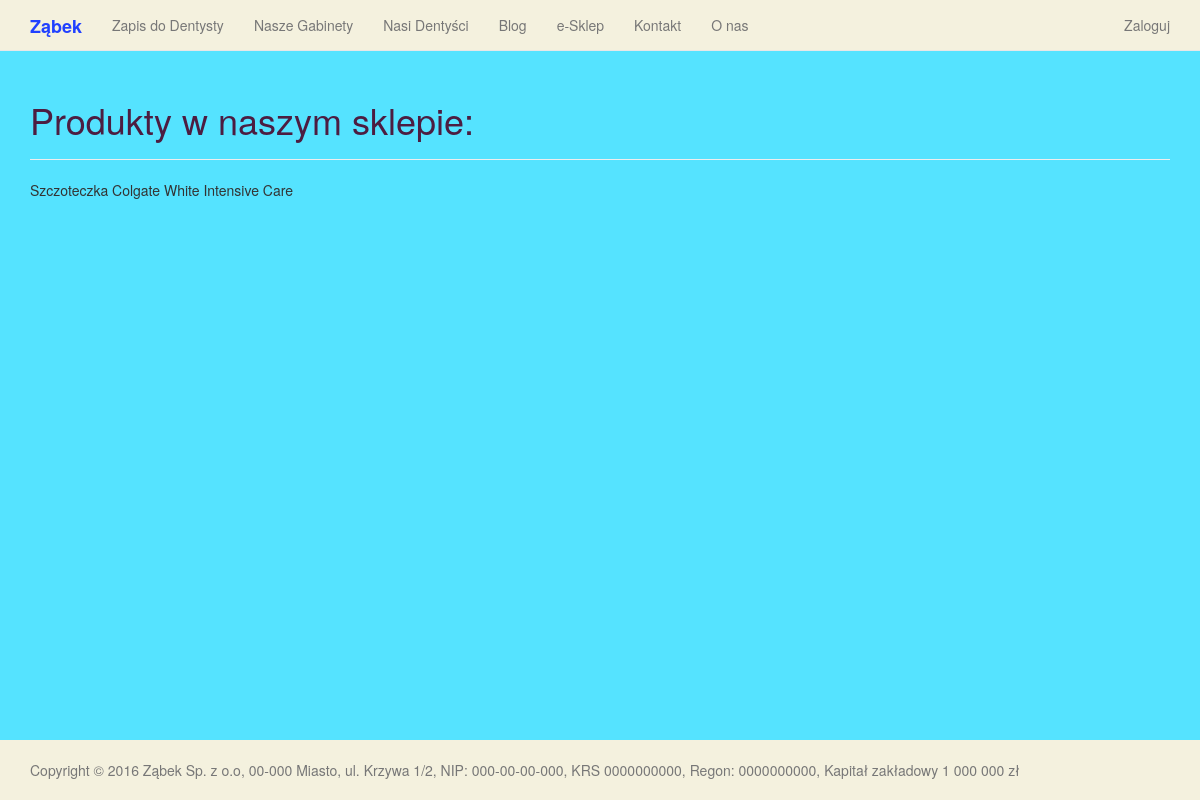
The page /shop on the database as committed earlier.
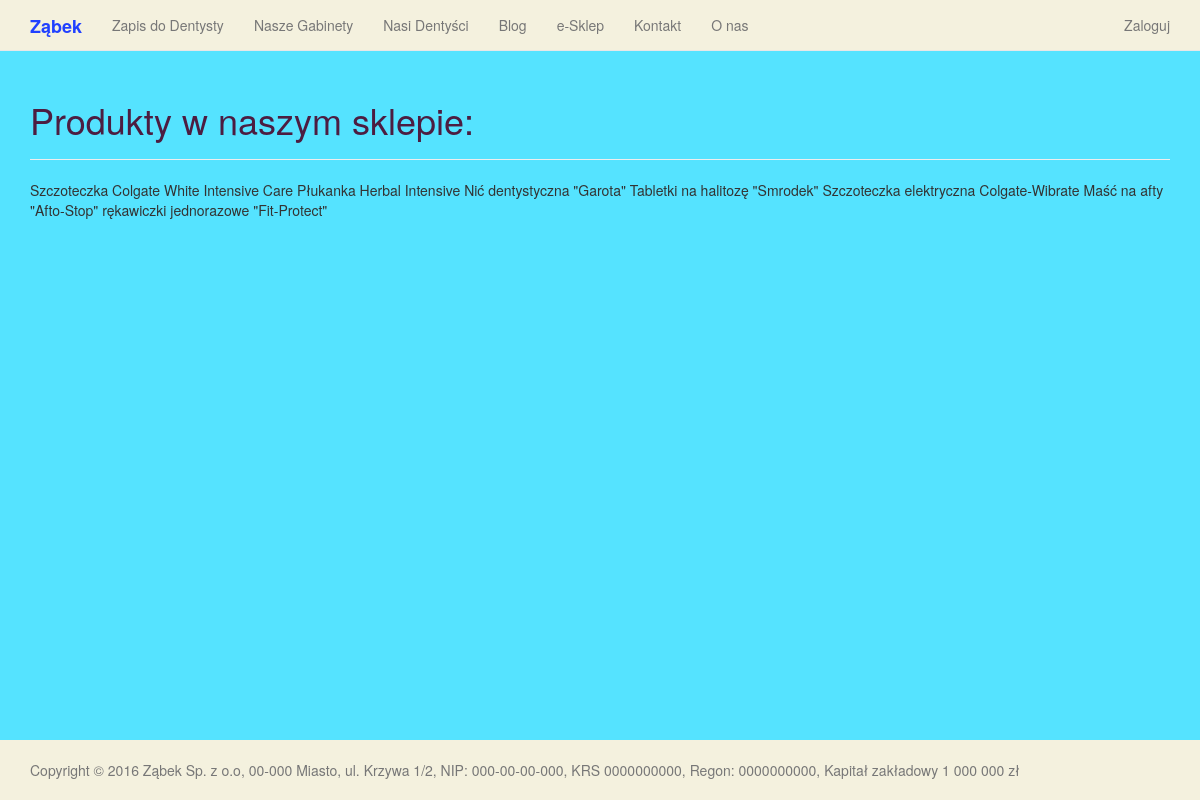
The same page on the database as committed later.
### shop/models.py (models this page shows, shortened)
class Product(models.Model):
    name = models.CharField(max_length=300)
    slug = models.SlugField(max_length=150)
    description = models.TextField()
    photo = models.ImageField(upload_to='product_photo', blank=True)
    manufacturer = models.CharField(max_length=300, blank=True)
    price_in_PLN = models.DecimalField(max_digits=6, decimal_places=2)
    retail = models.BooleanField(default=True, help_text="Do sprzedaży detalicznej = True, Do sprzedaży hurtowej - False")
    category = models.ForeignKey(Category, blank=True, null=True)
    tags = models.ManyToManyField(Tag, blank=True)
    def __str__(self):
        return self.name
    class Meta:
        verbose_name = "Shop Product"
        verbose_name_plural = 'Shop Products'

### shop/views.py (the view)
class ShopIndexView(generic.ListView):
	queryset = models.Product.objects.all()
	template_name = "shop/products_list.html"
	paginate_by = 12

### shop/templates/shop/products_list.html (shortened to what this page needs)
{% extends "base.html" %}
    {% load django_markdown %}
    {% load  static %}
    {% block header %}
        <h1>Produkty w naszym sklepie:</h1>
    {% endblock %}
{% block content %}
        {% if object_list %}
	        {% for object in object_list %}
	        	{{ object }}
	        {% endfor %}
        {% endif %}
{% endblock %}

Rows that differ between the two databases and show on the page:
added Product: name "Płukanka Herbal Intensive"
added Product: name "Nić dentystyczna \"Garota\""
added Product: name "Tabletki na halitozę \"Smrodek\""
added Product: name "Szczoteczka elektryczna Colgate-Wibrate"
added Product: name "Maść na afty \"Afto-Stop\""
added Product: name "rękawiczki jednorazowe \"Fit-Protect\""
